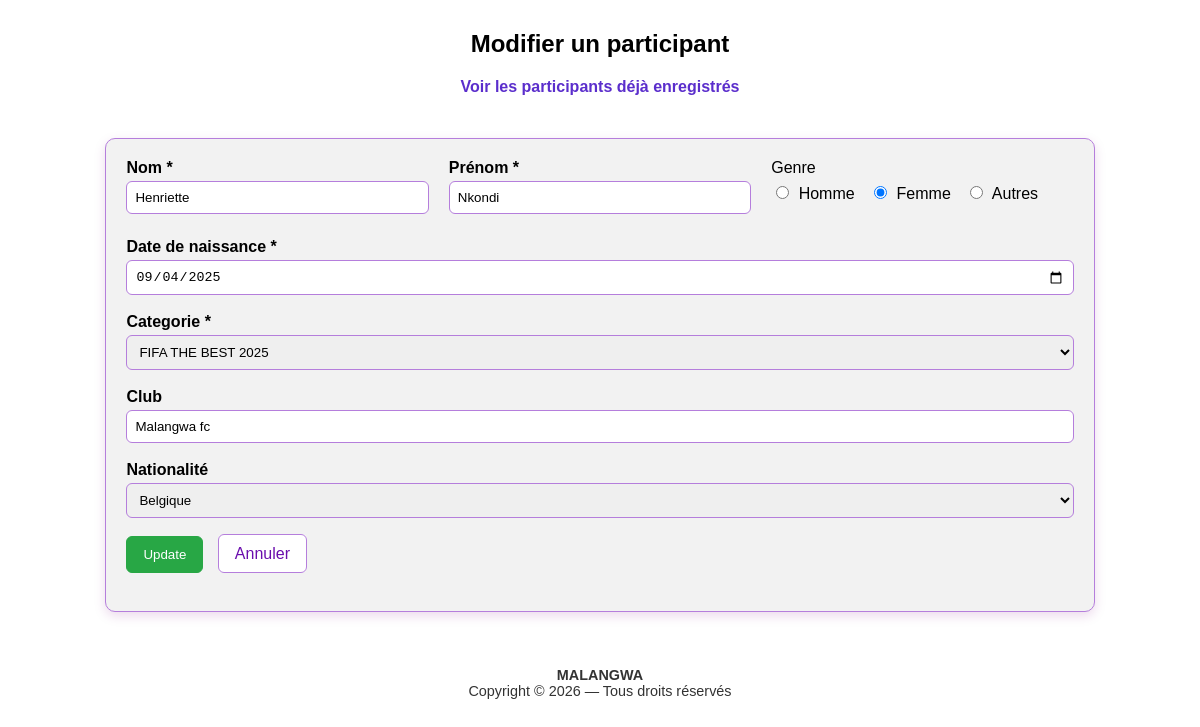
The app's page /participants/edit.php?id=2 with its own data.
### tables this page shows
CREATE TABLE participants (
    id INTEGER PRIMARY KEY AUTOINCREMENT,
    last_name TEXT NOT NULL,
    first_name TEXT NOT NULL,
    gender TEXT NOT NULL,
    birth_date DATE NOT NULL,
    course_id INTEGER,
    club TEXT,
    nationality TEXT,
    uci_code TEXT,
    dossard INTEGER, is_paid INTEGER DEFAULT (0) NOT NULL,

    FOREIGN KEY (course_id) REFERENCES courses(id)
);

CREATE TABLE courses (
    id INTEGER PRIMARY KEY AUTOINCREMENT,
    course_key TEXT NOT NULL UNIQUE,
    label TEXT NOT NULL,
    created_at TEXT NOT NULL DEFAULT (datetime('now'))
);

### participants/edit.php (called while the page is built, shortened)
<?php
require_once '../config/db.php';
require_once 'controllers/ParticipantController.php';
require_once '../categories/controllers/CategoryController.php';
$participant = ParticipantController::getOne($pdo, $_GET['id']);
$courses = CategoryController::getAll($pdo);
$countries = [
    "Belgique",
    "France",
    "Luxembourg",
    "Allemagne",
    "Pays-Bas",
    "Espagne",
    "Italie",
    "Portugal",
    "Suisse",
    "Autriche",
    "Royaume-Uni",
    "Irlande",
    "Danemark",
    "Suède",
    "Norvège",
    "Finlande",
    "Pologne",
    "Tchéquie",
    "Slovaquie",
    "Hongrie",
    "Roumanie",
    "Bulgarie",
    "Grèce",
    "Croatie",
    "Slovénie",
    "Serbie",
    "Bosnie-Herzégovine",
    "Monténégro",
    "Albanie",
    "Macédoine du Nord",
    "Estonie",
    "Lettonie",
    "Lituanie",
    "Islande",
    "Malte",
    "Chypre",
    "Canada",
    "États-Unis",
    "Brésil",
    "Argentine",
    "Mexique",
    "Maroc",
    "Tunisie",
    "Algérie",
    "Sénégal",
    "Cameroun",
    "Côte d’Ivoire",
    "Afrique du Sud",
    "Japon",
    "Corée du Sud",
    "Chine",
    "Australie",
    "Nouvelle-Zélande"
];
require 'views/update.php';

### participants/controllers/ParticipantController.php (called while the page is built, shortened)
<?php
class ParticipantController
{
    public static function getOne(PDO $pdo, string $id): ?array
    {
        $stmt = $pdo->prepare("
            SELECT *
            FROM participants
            WHERE id = :id
        ");
        $stmt->execute(['id' => $id]);
        return $stmt->fetch(PDO::FETCH_ASSOC) ?: null;
    }
}

### categories/controllers/CategoryController.php (called while the page is built, shortened)
<?php
class CategoryController
{
    public static function getAll(PDO $pdo): array
    {
        return $pdo
            ->query("SELECT * FROM courses ORDER BY label")
            ->fetchAll(PDO::FETCH_ASSOC);
    }
}

### participants/views/update.php (the view, shortened to what this page needs)
<link rel="stylesheet" href="../../styles/create_participant.css">
<h2>Modifier un participant </h2>
<a href="index.php" class="link-courses">
    Voir les participants déjà enregistrés
</a>
<form method="post" class="participant-form"
      action="controllers/participant_action.php"
      onsubmit="return confirm('Voulez-vous Modifier ce participant ?');"
>
    <div class="identity-row">
        <div>
            <label>Nom *<br>
                <input type="text" name="last_name"
                       value="<?= htmlspecialchars($participant['last_name']) ?>" required>
            </label>
        </div>
        <div>
            <label>Prénom *<br>
                <input type="text" name="first_name"
                       value="<?= htmlspecialchars($participant['first_name']) ?>" required>
            </label>
        </div>
        <div class="gender-group">
            <label>Genre</label><br>
            <label>
                <input type="radio" name="gender" value="Homme"
                    <?= ($participant['gender']) === 'Homme' ? 'checked' : '' ?>>
                Homme
            </label>
            <label>
                <input type="radio" name="gender" value="Femme"
                    <?= ($participant['gender']) === 'Femme' ? 'checked' : '' ?>>
                Femme
            </label>
            <label>
                <input type="radio" name="gender" value="Autres"
                    <?= ($participant['gender']) === 'Autres' ? 'checked' : '' ?>>
                Autres
            </label>
        </div>
    </div>
    <div>
        <label>Date de naissance *<br>
            <input type="date" name="birth_date"
                   value="<?= htmlspecialchars($participant['birth_date']) ?>"
                   max="<?= date('Y-m-d') ?>" required>
        </label>
    </div>
    <div>
        <label>Categorie *<br>
            <select name="category" required>
                <?php foreach ($courses as $course): ?>
                    <option value="<?= htmlspecialchars($course['id']) ?>"
                        <?= $participant['course_id'] === $course['id'] ? 'selected' : '' ?>>
                        <?= htmlspecialchars($course['label']) ?>
                    </option>
                <?php endforeach; ?>
            </select>
        </label>
    </div>
    <div>
        <label>Club<br>
            <input type="text" name="club"
                   value="<?= htmlspecialchars($participant['club']) ?>">
        </label>
    </div>
    <div>
        <label>
            Nationalité<br>
            <select name="nationality">
                <?php foreach ($countries as $country): ?>
                    <option value="<?= htmlspecialchars($country) ?>"
                        <?= $participant['nationality']=== $country ? 'selected' : '' ?>>
                        <?= htmlspecialchars($country) ?>
                    </option>
                <?php endforeach; ?>
            </select>
        </label>
    </div>
    <div>
        <button type="submit" class="btn-submit">Update</button>
        <a href="index.php" class="btn-cancel">Annuler</a>
    </div>
</form>
<?php require '../../footer.php';
?>

### styles/create_participant.css (style rules this page uses)
h2 { text-align: center; margin: 30px 0 20px; }
.link-courses { margin-top: 20px; color: #5b2ecc; font-weight: 600; display: block; text-align: center; text-decoration: none; border-bottom: 2px solid transparent; transition: all 0.25s ease; }
.participant-form { background-color: #f2f2f2; max-width: 80%; border: 1px solid #b57edc; padding: 20px; border-radius: 10px; margin: 40px auto; box-shadow: 0 4px 12px rgba(128, 0, 128, 0.15); }
.participant-form > div { margin-bottom: 18px; }
.participant-form label { font-weight: 600; display: block; margin-bottom: 6px; }
.participant-form input[type="text"], .participant-form input[type="number"], .participant-form input[type="date"], .participant-form select { width: 100%; padding: 8px; margin-top: 4px; border: 1px solid #b57edc; border-radius: 6px; box-sizing: border-box; }
.participant-form input[type="radio"] { margin-right: 5px; }
.participant-form button { padding: 10px 16px; border-radius: 6px; border: 1px solid #b57edc; background-color: #ffffff; color: #6a0dad; cursor: pointer; margin-right: 10px; }
.identity-row { display: flex; gap: 20px; align-items: flex-start; }
.identity-row > div { flex: 1; }
.gender-group { flex: 1.2; }
.gender-group label { font-weight: normal; margin-right: 10px; display: inline-block; }
.participant-form .btn-submit { background-color: #28a745; border: 1px solid #28a745; color: #ffffff; padding: 10px 16px; }
.btn-cancel { text-decoration: none; padding: 10px 16px; border-radius: 6px; border: 1px solid #b57edc; background-color: #ffffff; color: #6a0dad; margin-right: 10px; }

### records on screen
participants: last_name "Henriette", first_name "Nkondi", gender "☐ Homme", gender "☑ Femme", gender "☐ Autres", birth_date "09/04/2025", category "FIFA THE BEST 2025", club "Malangwa fc", nationality "Belgique"
